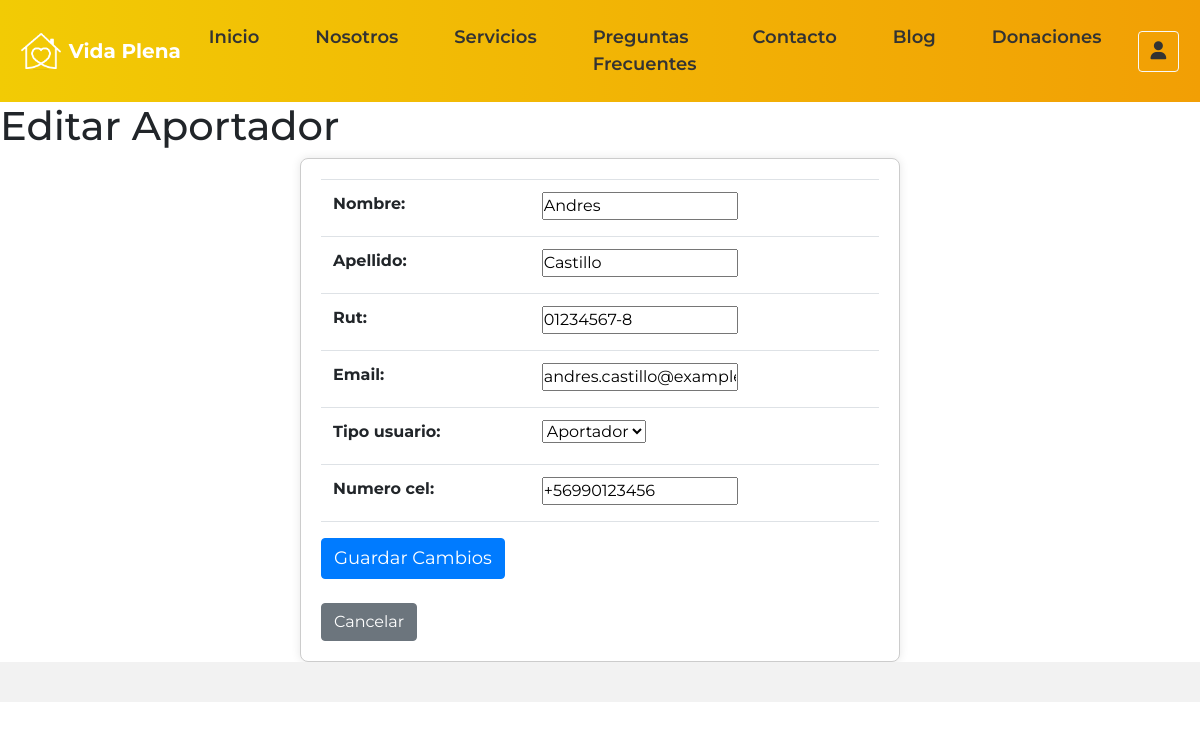
The page /inicio/aportador_edit/10/ on the database as committed earlier.
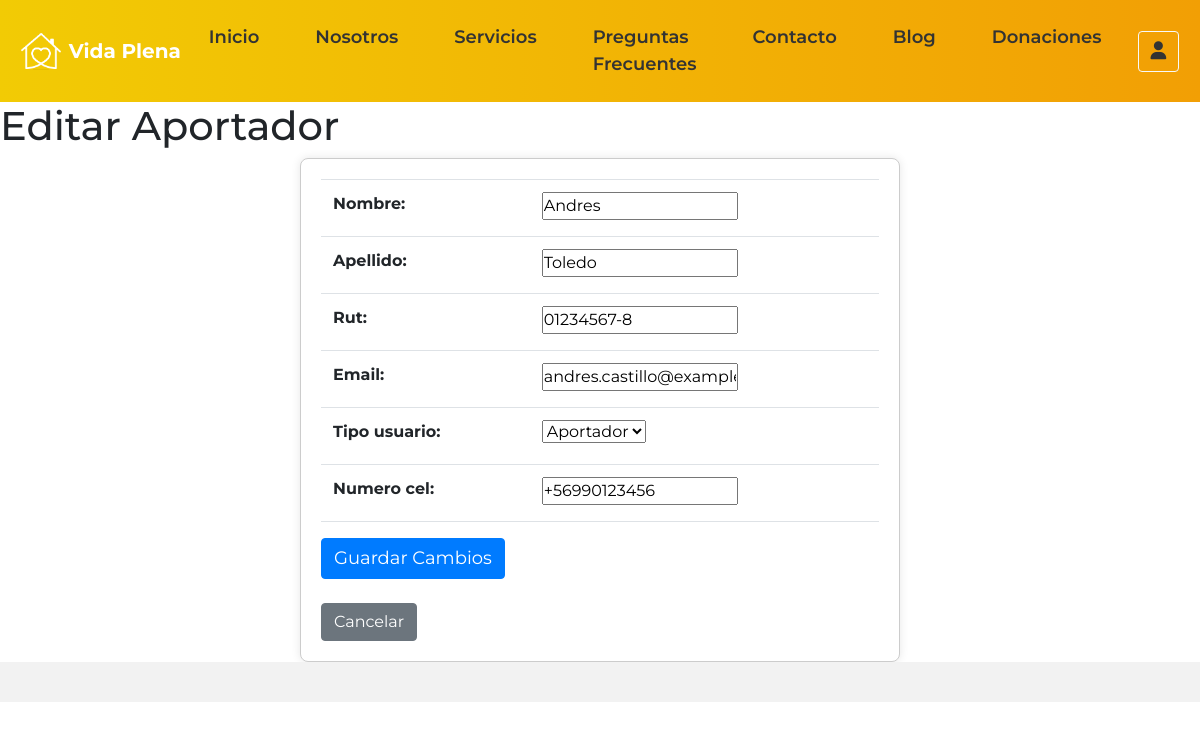
The same page on the database as committed later.
### inicio/models.py (models this page shows, shortened)
class Usuario(models.Model):
    nombre = models.CharField(max_length=100)
    apellido = models.CharField(max_length=100)
    rut = models.CharField(max_length=20)
    email = models.EmailField()
    tipo_usuario = models.CharField(max_length=50, choices=[('Personal', 'Personal'), ('Aportador', 'Aportador')])

class Aportador(Usuario):
    numero_cel = models.CharField(max_length=20)
    class Meta:
        verbose_name_plural = "Aportadores"

### inicio/views.py (the view)
# urls.py: path('aportador_edit/<int:pk>/', views.aportador_edit, name='aportador_edit'),
def aportador_edit(request, pk):
    aportador = get_object_or_404(Aportador, usuario_ptr_id=pk)  # Obtener el aportador por su id_aportador
    if request.method == 'POST':
        form = AportadorForm(request.POST, instance=aportador)
        if form.is_valid():
            form.save()
            return redirect('crud_aportador')  # Redirigir a la lista de aportadores después de guardar
    else:
        form = AportadorForm(instance=aportador)
    return render(request, 'inicio/aportador_edit.html', {'form': form})

### inicio/forms.py
class AportadorForm(ModelForm):
    class Meta:
        model = Aportador
        fields = '__all__'

### inicio/templates/inicio/aportador_edit.html (shortened to what this page needs)
{% extends 'inicio/base.html' %}
{% load static %}
{% block contenido %}
    <h1>Editar Aportador</h1>
    <div class="container perfil">
        <form method="post">
            <table class="table">
                {{ form.as_table }}
            </table>
            <button type="submit" class="btn btn-primary">Guardar Cambios</button>
        </form>
        <br>
        <a href="{% url 'crud_aportador' %}" class="btn btn-secondary">Cancelar</a>
    </div>
    <footer class="footer"></footer>
{% endblock contenido %}

### inicio/templates/inicio/base.html (shortened to what this page needs)
{% load static %}
<!DOCTYPE html>
<html lang="en">
<head>
    <link href="https://cdn.jsdelivr.net/npm/bootstrap@5.0.0-beta2/dist/css/bootstrap.min.css" rel="stylesheet"
>
    <link rel="stylesheet" href="https://cdn.jsdelivr.net/npm/bootstrap-icons@1.4.0/font/bootstrap-icons.css">
    <link href="https://stackpath.bootstrapcdn.com/bootstrap/4.5.2/css/bootstrap.min.css" rel="stylesheet">
    <link href="https://cdnjs.cloudflare.com/ajax/libs/bootstrap-icons/1.5.0/font/bootstrap-icons.min.css" rel="stylesheet">
    <link rel="stylesheet" href="https://cdnjs.cloudflare.com/ajax/libs/font-awesome/6.0.0-beta3/css/all.min.css">
    <link rel="stylesheet" href="{% static 'inicio/main.css' %}" />
</head>
<body>
    {% block contenido %}
    {% endblock %}
</body>
</html>

### inicio/static/inicio/main.css (style rules this page uses)
* { margin: 0; padding: 0; box-sizing: border-box; text-decoration: none !important; list-style: none; }
body { font-family: 'Montserrat', sans-serif; overflow-x: hidden; background-color: #ffff; margin: 0; padding: 0; }
#menu a, button { font-size: 18px !important; font-weight: 600; }
.footer { background-color: #f2f2f2; padding: 20px; }
.container.perfil { max-width: 600px; margin: auto; padding: 20px; background-color: #fff; border: 1px solid #ccc; border-radius: 8px; box-shadow: 0 0 10px rgba(0, 0, 0, 0.1); }
.container.perfil label { font-weight: bold; }

Rows that differ between the two databases and show on the page:
changed Usuario "Andres": apellido "Castillo" → "Toledo"
